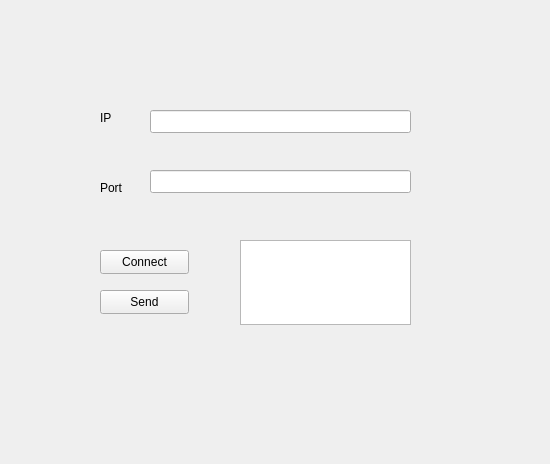
<?xml version="1.0" encoding="UTF-8"?>
<ui version="4.0">
 <class>Widget</class>
 <widget class="QWidget" name="Widget">
  <property name="geometry">
   <rect>
    <x>0</x>
    <y>0</y>
    <width>550</width>
    <height>464</height>
   </rect>
  </property>
  <property name="windowTitle">
   <string>Widget</string>
  </property>
  <widget class="QLineEdit" name="ipEdit">
   <property name="geometry">
    <rect>
     <x>150</x>
     <y>110</y>
     <width>261</width>
     <height>23</height>
    </rect>
   </property>
  </widget>
  <widget class="QLineEdit" name="portEdit">
   <property name="geometry">
    <rect>
     <x>150</x>
     <y>170</y>
     <width>261</width>
     <height>23</height>
    </rect>
   </property>
  </widget>
  <widget class="QLabel" name="label">
   <property name="geometry">
    <rect>
     <x>100</x>
     <y>110</y>
     <width>72</width>
     <height>15</height>
    </rect>
   </property>
   <property name="text">
    <string>IP</string>
   </property>
  </widget>
  <widget class="QLabel" name="label_2">
   <property name="geometry">
    <rect>
     <x>100</x>
     <y>180</y>
     <width>72</width>
     <height>15</height>
    </rect>
   </property>
   <property name="text">
    <string>Port</string>
   </property>
  </widget>
  <widget class="QPushButton" name="connectBtn">
   <property name="geometry">
    <rect>
     <x>100</x>
     <y>250</y>
     <width>89</width>
     <height>24</height>
    </rect>
   </property>
   <property name="text">
    <string>Connect</string>
   </property>
  </widget>
  <widget class="QTextEdit" name="textEdit">
   <property name="geometry">
    <rect>
     <x>240</x>
     <y>240</y>
     <width>171</width>
     <height>85</height>
    </rect>
   </property>
  </widget>
  <widget class="QPushButton" name="sendBtn">
   <property name="geometry">
    <rect>
     <x>100</x>
     <y>290</y>
     <width>89</width>
     <height>24</height>
    </rect>
   </property>
   <property name="text">
    <string>Send</string>
   </property>
  </widget>
 </widget>
 <layoutdefault spacing="6" margin="11"/>
 <resources/>
 <connections/>
</ui>
